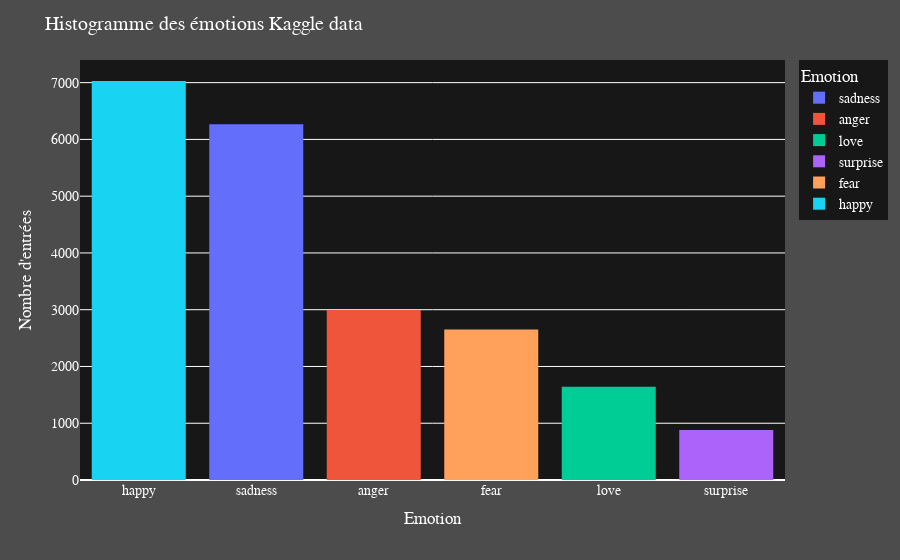

The cell this chart's notebook holds for it:
### Markdown cell above
#### 2.) L'histogramme des émotions (commentez)

### Code cell
emotion_hist = go.Figure(px.histogram(df0_brut, x="Emotion", color= "Emotion").update_xaxes(categoryorder ="total descending"))
emotion_hist.update_layout(
                 title = 'Histogramme des émotions Kaggle data',
                  yaxis = dict(title = "Nombre d'entrées"),
                  xaxis = dict(title = 'Emotion'),
                  font=dict(
                        family="Courier",
                        size=14,
                        color="white"),
                paper_bgcolor='rgba(0,0,0,0.70)',
                plot_bgcolor='rgba(0,0,0,0.70)')

emotion_hist

### Figure 1 — Plotly figure (JSON) as saved in the notebook; plotly's stock layout.template omitted (floating-point values rounded to 4 significant figures; data arrays with more than 128 entries replaced by an {"elided": "..."} marker saying what was removed)
{"data": [{"alignmentgroup": "True", "bingroup": "x", "hovertemplate": "Emotion=%{x}<br>count=%{y}<extra></extra>", "legendgroup": "sadness", "marker": {"color": "#636efa"}, "name": "sadness", "offsetgroup": "sadness", "orientation": "v", "showlegend": true, "type": "histogram", "x": {"elided": "6265 str values"}, "xaxis": "x", "yaxis": "y"}, {"alignmentgroup": "True", "bingroup": "x", "hovertemplate": "Emotion=%{x}<br>count=%{y}<extra></extra>", "legendgroup": "anger", "marker": {"color": "#EF553B"}, "name": "anger", "offsetgroup": "anger", "orientation": "v", "showlegend": true, "type": "histogram", "x": {"elided": "2993 str values"}, "xaxis": "x", "yaxis": "y"}, {"alignmentgroup": "True", "bingroup": "x", "hovertemplate": "Emotion=%{x}<br>count=%{y}<extra></extra>", "legendgroup": "love", "marker": {"color": "#00cc96"}, "name": "love", "offsetgroup": "love", "orientation": "v", "showlegend": true, "type": "histogram", "x": {"elided": "1641 str values"}, "xaxis": "x", "yaxis": "y"}, {"alignmentgroup": "True", "bingroup": "x", "hovertemplate": "Emotion=%{x}<br>count=%{y}<extra></extra>", "legendgroup": "surprise", "marker": {"color": "#ab63fa"}, "name": "surprise", "offsetgroup": "surprise", "orientation": "v", "showlegend": true, "type": "histogram", "x": {"elided": "879 str values"}, "xaxis": "x", "yaxis": "y"}, {"alignmentgroup": "True", "bingroup": "x", "hovertemplate": "Emotion=%{x}<br>count=%{y}<extra></extra>", "legendgroup": "fear", "marker": {"color": "#FFA15A"}, "name": "fear", "offsetgroup": "fear", "orientation": "v", "showlegend": true, "type": "histogram", "x": {"elided": "2652 str values"}, "xaxis": "x", "yaxis": "y"}, {"alignmentgroup": "True", "bingroup": "x", "hovertemplate": "Emotion=%{x}<br>count=%{y}<extra></extra>", "legendgroup": "happy", "marker": {"color": "#19d3f3"}, "name": "happy", "offsetgroup": "happy", "orientation": "v", "showlegend": true, "type": "histogram", "x": {"elided": "7029 str values"}, "xaxis": "x", "yaxis": "y"}], "layout": {"barmode": "relative", "font": {"color": "white", "family": "Courier", "size": 14}, "legend": {"title": {"text": "Emotion"}, "tracegroupgap": 0}, "margin": {"t": 60}, "paper_bgcolor": "rgba(0,0,0,0.70)", "plot_bgcolor": "rgba(0,0,0,0.70)", "title": {"text": "Histogramme des émotions Kaggle data"}, "xaxis": {"anchor": "y", "categoryarray": ["sadness", "anger", "love", "surprise", "fear", "happy"], "categoryorder": "total descending", "domain": [0, 1], "title": {"text": "Emotion"}}, "yaxis": {"anchor": "x", "domain": [0, 1], "title": {"text": "Nombre d'entrées"}}}}
